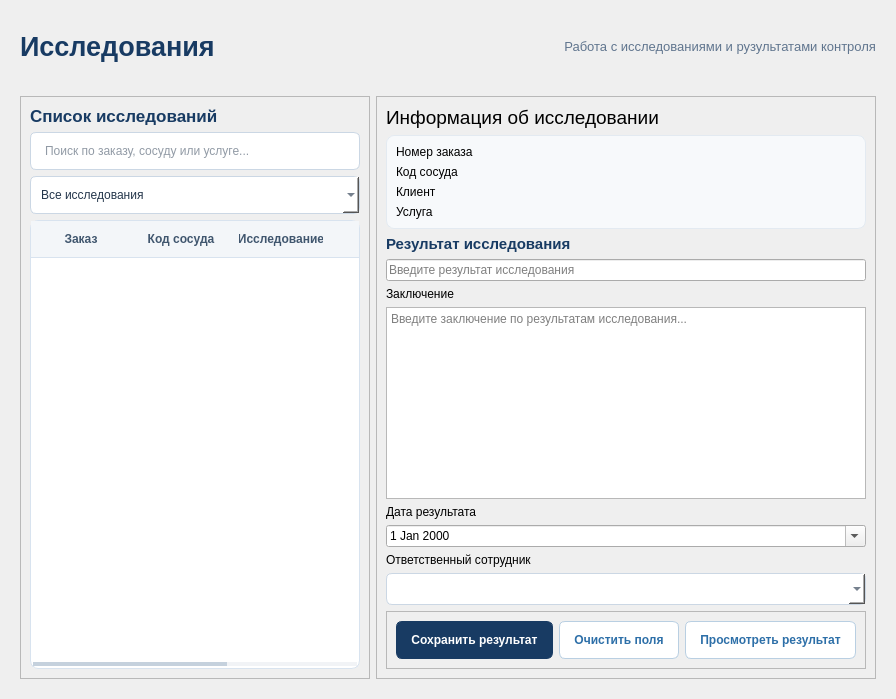
           <widget class="QWidget" name="pageResearch">
            <property name="sizePolicy">
             <sizepolicy hsizetype="Expanding" vsizetype="Expanding">
              <horstretch>0</horstretch>
              <verstretch>0</verstretch>
             </sizepolicy>
            </property>
            <property name="styleSheet">
             <string notr="true">QWidget#pageResearch {
    background-color: #F1F3F6;
    color: #24364B;
    font-family: &quot;Segoe UI&quot;;
    font-size: 10pt;
}

QLabel#lblResearchTitle {
    color: #183B63;
    font-size: 20pt;
    font-weight: 700;
    background: transparent;
    border: none;
}

QLabel#lblResearchSubtitle {
    color: #60758E;
    font-size: 10pt;
    background: transparent;
    border: none;
}

QFrame#researchWorkspaceFrame {
    background: transparent;
    border: none;
}

QFrame#researchQueueFrame,
QFrame#researchDetailFrame {
    background-color: #FFFFFF;
    border: 1px solid #D8E3EF;
    border-radius: 10px;
}

QLabel#lblResearchQueueTitle,
QLabel#lblResearchDetailTitle {
    color: #183B63;
    font-size: 13pt;
    font-weight: 700;
    background: transparent;
    border: none;
}

QFrame#researchFilterFrame {
    background-color: #F7F9FB;
    border: 1px solid #E3EAF1;
    border-radius: 8px;
}

QLineEdit#editResearchSearch {
    background-color: #FFFFFF;
    color: #24364B;
    border: 1px solid #CBD7E4;
    border-radius: 6px;
    padding: 8px 12px;
    min-height: 20px;
}

QLineEdit#editResearchSearch:focus {
    border: 1px solid #2D83D5;
}

QComboBox#comboResearchFilter {
    background-color: #FFFFFF;
    color: #24364B;
    border: 1px solid #CBD7E4;
    border-radius: 6px;
    padding: 7px 10px;
    min-height: 22px;
}

QComboBox#comboResearchFilter:focus {
    border: 1px solid #2D83D5;
}

QComboBox#comboResearchFilter QAbstractItemView {
    background-color: #FFFFFF;
    color: #24364B;
    selection-background-color: #E7F0F8;
    selection-color: #183B63;
    border: 1px solid #D8E3EF;
}

QTableWidget#tableResearchQueue {
    background-color: #FFFFFF;
    alternate-background-color: #F7F9FB;
    color: #24364B;
    border: 1px solid #D8E3EF;
    border-radius: 8px;
    gridline-color: #E8EDF2;
    selection-background-color: #E4EEF7;
    selection-color: #183B63;
    outline: none;
}

QTableWidget#tableResearchQueue::item {
    padding: 7px;
    border-bottom: 1px solid #EDF0F4;
}

QTableWidget#tableResearchQueue::item:selected {
    background-color: #E4EEF7;
    color: #183B63;
}

QHeaderView::section {
    background-color: #F3F6F9;
    color: #40566E;
    border: none;
    border-bottom: 1px solid #D8E3EF;
    padding: 9px 8px;
    font-weight: 600;
}

QFrame#researchInfoFrame {
    background-color: #F7F9FB;
    border: 1px solid #E3EAF1;
    border-radius: 8px;
}

QLabel#lblResearchOrder,
QLabel#lblResearchVessel,
QLabel#lblResearchClient,
QLabel#lblResearchService {
    color: #60758E;
    background: transparent;
    border: none;
}

QLabel#lblResearchOrderValue,
QLabel#lblResearchVesselValue,
QLabel#lblResearchClientValue,
QLabel#lblResearchServiceValue {
    color: #183B63;
    font-weight: 600;
    background: transparent;
    border: none;
}

QLabel#lblResearchResultTitle {
    color: #183B63;
    font-size: 11pt;
    font-weight: 700;
    background: transparent;
    border: none;
}

QLabel#lblResultValue,
QLabel#lblConclusion,
QLabel#lblResultDate {
    color: #40566E;
    background: transparent;
    border: none;
}

QLineEdit#editResultValue,
QTextEdit#editConclusion,
QDateEdit#dateResultDate,
QComboBox#comboResearchEmployee {
    background-color: #FFFFFF;
    color: #24364B;
    border: 1px solid #CBD7E4;
    border-radius: 6px;
    padding: 7px 10px;
}

QLineEdit#editResultValue:focus,
QTextEdit#editConclusion:focus,
QDateEdit#dateResultDate:focus,
QComboBox#comboResearchEmployee:focus {
    border: 1px solid #2D83D5;
}

QPushButton {
    background-color: #FFFFFF;
    color: #183B63;
    border: 1px solid #CBD7E4;
    border-radius: 6px;
    padding: 8px 14px;
    min-height: 20px;
    font-weight: 600;
}

QPushButton:hover {
    background-color: #EDF3F8;
    border: 1px solid #AFC2D5;
}

QPushButton:pressed {
    background-color: #E1EAF2;
}

QPushButton:disabled {
    background-color: #F1F3F6;
    color: #9AA9B8;
    border: 1px solid #D8E3EF;
}

QPushButton#btnSaveResearchResult {
    background-color: #183B63;
    color: #FFFFFF;
    border: 1px solid #183B63;
}

QPushButton#btnSaveResearchResult:hover {
    background-color: #244D78;
    border: 1px solid #244D78;
}

QPushButton#btnSaveResearchResult:pressed {
    background-color: #122F50;
}

QPushButton#btnClearResearchResult,
QPushButton#btnViewResearchResult {
    background-color: #FFFFFF;
    color: #2D6FA8;
    border: 1px solid #B9CFE2;
}

QPushButton#btnClearResearchResult:hover,
QPushButton#btnViewResearchResult:hover {
    background-color: #EDF4FA;
}

QScrollBar:vertical {
    background-color: #F1F3F6;
    width: 8px;
    margin: 2px;
    border: none;
}

QScrollBar::handle:vertical {
    background-color: #C5D1DD;
    border-radius: 4px;
    min-height: 25px;
}

QScrollBar::handle:vertical:hover {
    background-color: #AABACA;
}

QScrollBar::add-line:vertical,
QScrollBar::sub-line:vertical {
    height: 0px;
}

QScrollBar:horizontal {
    background-color: #F1F3F6;
    height: 8px;
    margin: 2px;
    border: none;
}

QScrollBar::handle:horizontal {
    background-color: #C5D1DD;
    border-radius: 4px;
    min-width: 25px;
}

QScrollBar::add-line:horizontal,
QScrollBar::sub-line:horizontal {
    width: 0px;
}</string>
            </property>
            <layout class="QVBoxLayout" name="verticalLayout_25">
             <item>
              <widget class="QFrame" name="headerFrameResearch">
               <property name="minimumSize">
                <size>
                 <width>0</width>
                 <height>70</height>
                </size>
               </property>
               <property name="maximumSize">
                <size>
                 <width>16777215</width>
                 <height>90</height>
                </size>
               </property>
               <property name="frameShape">
                <enum>QFrame::NoFrame</enum>
               </property>
               <property name="frameShadow">
                <enum>QFrame::Raised</enum>
               </property>
               <layout class="QHBoxLayout" name="horizontalLayout_13">
                <item>
                 <layout class="QHBoxLayout" name="horizontalLayout_12">
                  <item>
                   <widget class="QLabel" name="lblResearchTitle">
                    <property name="font">
                     <font>
                      <pointsize>20</pointsize>
                      <weight>87</weight>
                      <bold>true</bold>
                     </font>
                    </property>
                    <property name="text">
                     <string>Исследования</string>
                    </property>
                   </widget>
                  </item>
                  <item>
                   <widget class="QLabel" name="lblResearchSubtitle">
                    <property name="text">
                     <string>Работа с исследованиями и рузультатами контроля</string>
                    </property>
                    <property name="alignment">
                     <set>Qt::AlignRight|Qt::AlignTrailing|Qt::AlignVCenter</set>
                    </property>
                   </widget>
                  </item>
                 </layout>
                </item>
               </layout>
              </widget>
             </item>
             <item>
              <widget class="QFrame" name="contentFrameResearch">
               <property name="sizePolicy">
                <sizepolicy hsizetype="Expanding" vsizetype="Expanding">
                 <horstretch>0</horstretch>
                 <verstretch>0</verstretch>
                </sizepolicy>
               </property>
               <property name="frameShape">
                <enum>QFrame::NoFrame</enum>
               </property>
               <property name="frameShadow">
                <enum>QFrame::Raised</enum>
               </property>
               <layout class="QHBoxLayout" name="horizontalLayout_16">
                <item>
                 <widget class="QFrame" name="queueFrameResearch">
                  <property name="minimumSize">
                   <size>
                    <width>350</width>
                    <height>0</height>
                   </size>
                  </property>
                  <property name="maximumSize">
                   <size>
                    <width>500</width>
                    <height>16777215</height>
                   </size>
                  </property>
                  <property name="frameShape">
                   <enum>QFrame::StyledPanel</enum>
                  </property>
                  <property name="frameShadow">
                   <enum>QFrame::Raised</enum>
                  </property>
                  <layout class="QVBoxLayout" name="verticalLayout_22">
                   <item>
                    <layout class="QVBoxLayout" name="verticalLayout_21">
                     <item>
                      <widget class="QLabel" name="lblResearchQueueTitle">
                       <property name="font">
                        <font>
                         <pointsize>13</pointsize>
                         <weight>87</weight>
                         <bold>true</bold>
                        </font>
                       </property>
                       <property name="text">
                        <string>Список исследований</string>
                       </property>
                      </widget>
                     </item>
                     <item>
                      <widget class="QLineEdit" name="editResearchSearch">
                       <property name="placeholderText">
                        <string>Поиск по заказу, сосуду или услуге...</string>
                       </property>
                       <property name="clearButtonEnabled">
                        <bool>true</bool>
                       </property>
                      </widget>
                     </item>
                     <item>
                      <widget class="QComboBox" name="comboResearchFilter">
                       <item>
                        <property name="text">
                         <string>Все исследования</string>
                        </property>
                       </item>
                       <item>
                        <property name="text">
                         <string>Без результата</string>
                        </property>
                       </item>
                       <item>
                        <property name="text">
                         <string>С результатом</string>
                        </property>
                       </item>
                      </widget>
                     </item>
                     <item>
                      <widget class="QTableWidget" name="tableResearchQueue">
                       <property name="editTriggers">
                        <set>QAbstractItemView::NoEditTriggers</set>
                       </property>
                       <property name="alternatingRowColors">
                        <bool>true</bool>
                       </property>
                       <property name="selectionMode">
                        <enum>QAbstractItemView::SingleSelection</enum>
                       </property>
                       <property name="selectionBehavior">
                        <enum>QAbstractItemView::SelectRows</enum>
                       </property>
                       <attribute name="verticalHeaderVisible">
                        <bool>false</bool>
                       </attribute>
                       <attribute name="verticalHeaderDefaultSectionSize">
                        <number>0</number>
                       </attribute>
                       <column>
                        <property name="text">
                         <string>Заказ</string>
                        </property>
                       </column>
                       <column>
                        <property name="text">
                         <string>Код сосуда</string>
                        </property>
                       </column>
                       <column>
                        <property name="text">
                         <string>Исследование</string>
                        </property>
                       </column>
                       <column>
                        <property name="text">
                         <string>Клиент</string>
                        </property>
                       </column>
                       <column>
                        <property name="text">
                         <string>Результат</string>
                        </property>
                       </column>
                      </widget>
                     </item>
                    </layout>
                   </item>
                  </layout>
                 </widget>
                </item>
                <item>
                 <widget class="QFrame" name="detailsFrameResearch">
                  <property name="sizePolicy">
                   <sizepolicy hsizetype="Expanding" vsizetype="Expanding">
                    <horstretch>0</horstretch>
                    <verstretch>0</verstretch>
                   </sizepolicy>
                  </property>
                  <property name="frameShape">
                   <enum>QFrame::StyledPanel</enum>
                  </property>
                  <property name="frameShadow">
                   <enum>QFrame::Raised</enum>
                  </property>
                  <layout class="QVBoxLayout" name="verticalLayout_24">
                   <item>
                    <layout class="QVBoxLayout" name="verticalLayout_23">
                     <item>
                      <widget class="QLabel" name="lblResearchResearchDetailsTitle">
                       <property name="font">
                        <font>
                         <pointsize>14</pointsize>
                        </font>
                       </property>
                       <property name="text">
                        <string>Информация об исследовании</string>
                       </property>
                      </widget>
                     </item>
                     <item>
                      <widget class="QFrame" name="researchInfoFrame">
                       <property name="frameShape">
                        <enum>QFrame::StyledPanel</enum>
                       </property>
                       <property name="frameShadow">
                        <enum>QFrame::Raised</enum>
                       </property>
                       <layout class="QHBoxLayout" name="horizontalLayout_14">
                        <item>
                         <layout class="QGridLayout" name="gridLayout_2">
                          <item row="0" column="0">
                           <widget class="QLabel" name="lblResearchOrderTitle">
                            <property name="text">
                             <string>Номер заказа</string>
                            </property>
                           </widget>
                          </item>
                          <item row="0" column="1">
                           <widget class="QLabel" name="lblResearchOrderValue">
                            <property name="text">
                             <string/>
                            </property>
                            <property name="alignment">
                             <set>Qt::AlignCenter</set>
                            </property>
                           </widget>
                          </item>
                          <item row="1" column="0">
                           <widget class="QLabel" name="lblResearchVesselTitle">
                            <property name="text">
                             <string>Код сосуда</string>
                            </property>
                           </widget>
                          </item>
                          <item row="1" column="1">
                           <widget class="QLabel" name="lblResearchVesselValue">
                            <property name="text">
                             <string/>
                            </property>
                            <property name="alignment">
                             <set>Qt::AlignCenter</set>
                            </property>
                           </widget>
                          </item>
                          <item row="2" column="0">
                           <widget class="QLabel" name="lblResearchClientTitle">
                            <property name="text">
                             <string>Клиент</string>
                            </property>
                           </widget>
                          </item>
                          <item row="2" column="1">
                           <widget class="QLabel" name="lblResearchClientValue">
                            <property name="text">
                             <string/>
                            </property>
                            <property name="alignment">
                             <set>Qt::AlignCenter</set>
                            </property>
                           </widget>
                          </item>
                          <item row="3" column="0">
                           <widget class="QLabel" name="lblResearchServiceTitle">
                            <property name="text">
                             <string>Услуга</string>
                            </property>
                           </widget>
                          </item>
                          <item row="3" column="1">
                           <widget class="QLabel" name="lblResearchServiceValue">
                            <property name="text">
                             <string/>
                            </property>
                            <property name="alignment">
                             <set>Qt::AlignCenter</set>
                            </property>
                           </widget>
                          </item>
                         </layout>
                        </item>
                       </layout>
                      </widget>
                     </item>
                     <item>
                      <widget class="QLabel" name="lblResearchResultTitle">
                       <property name="text">
                        <string>Результат исследования</string>
                       </property>
                      </widget>
                     </item>
                     <item>
                      <widget class="QLineEdit" name="editResearchResultValue">
                       <property name="placeholderText">
                        <string>Введите результат исследования</string>
                       </property>
                      </widget>
                     </item>
                     <item>
                      <widget class="QLabel" name="lblResearchConclusionTitle">
                       <property name="text">
                        <string>Заключение</string>
                       </property>
                      </widget>
                     </item>
                     <item>
                      <widget class="QTextEdit" name="textResearchConclusion">
                       <property name="placeholderText">
                        <string>Введите заключение по результатам исследования...</string>
                       </property>
                      </widget>
                     </item>
                     <item>
                      <widget class="QLabel" name="lblResearchDate">
                       <property name="text">
                        <string>Дата результата</string>
                       </property>
                      </widget>
                     </item>
                     <item>
                      <widget class="QDateEdit" name="dateResearchResult">
                       <property name="calendarPopup">
                        <bool>true</bool>
                       </property>
                      </widget>
                     </item>
                     <item>
                      <widget class="QLabel" name="lblResearchEmployee">
                       <property name="text">
                        <string>Ответственный сотрудник</string>
                       </property>
                      </widget>
                     </item>
                     <item>
                      <widget class="QComboBox" name="comboResearchEmployee"/>
                     </item>
                     <item>
                      <widget class="QFrame" name="researchActionsFrame">
                       <property name="frameShape">
                        <enum>QFrame::StyledPanel</enum>
                       </property>
                       <property name="frameShadow">
                        <enum>QFrame::Raised</enum>
                       </property>
                       <layout class="QHBoxLayout" name="horizontalLayout_15">
                        <item>
                         <layout class="QHBoxLayout" name="horizontalLayoutResearchActions">
                          <item>
                           <widget class="QPushButton" name="btnSaveResearchResult">
                            <property name="text">
                             <string>Сохранить результат</string>
                            </property>
                           </widget>
                          </item>
                          <item>
                           <widget class="QPushButton" name="btnClearResearchResult">
                            <property name="text">
                             <string>Очистить поля</string>
                            </property>
                           </widget>
                          </item>
                          <item>
                           <widget class="QPushButton" name="btnViewResearchResult">
                            <property name="text">
                             <string>Просмотреть результат</string>
                            </property>
                           </widget>
                          </item>
                         </layout>
                        </item>
                       </layout>
                      </widget>
                     </item>
                    </layout>
                   </item>
                  </layout>
                 </widget>
                </item>
               </layout>
              </widget>
             </item>
            </layout>
           </widget>
